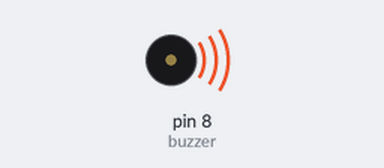
The sketch below on a simulated Arduino Uno, built with avr-gcc and run on an emulated ATmega328P. Parts: buzzer (waves = sounding).

Above: at 0.1 s.
At 5.1 s:
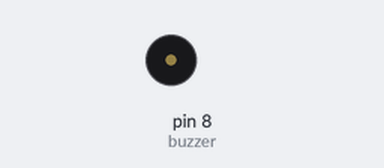
Timing chart, 0 to 6.6 s (numbered marks = the images above):
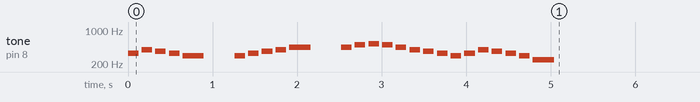

The sketch:

Metallica.ino
```cpp
/*
====================================================

Metallica - Nothing Else Matters (Intro)

Gerekli Malzemeler:
| Malzeme          | Adet | Açıklama            |
|------------------|------|---------------------|
| Arduino Uno/Nano | 1    | Mikrodenetleyici    |
| Piezo Buzzer     | 1    | Pasif önerilir      |
| Jumper Kablo     | 2    | Bağlantı için       |
| Breadboard       | 1    | Devre kurmak için   |

🔌 Bağlantılar:
| Buzzer Ucu      | Arduino Pini |
|-----------------|---------------|
| + (Uzun bacak)  | 8             |
| - (Kısa bacak)  | GND           |

====================================================
*/

#define NOTE_B3 247
#define NOTE_C4 262
#define NOTE_D4 294
#define NOTE_E4 330
#define NOTE_F4 349
#define NOTE_FS4 370
#define NOTE_G4 392
#define NOTE_A4 440
#define NOTE_AS4 466
#define NOTE_B4 494
#define NOTE_C5 523
#define NOTE_D5 587
#define NOTE_E5 659
#define NOTE_FS5 740
#define NOTE_G5 784
#define REST 0

int buzzer = 8;

// 🎸 Nothing Else Matters - Giriş Solosu (yaklaşık versiyon)
int melody[] = {
  NOTE_E4, NOTE_G4, NOTE_FS4, NOTE_E4, NOTE_D4, REST,
  NOTE_D4, NOTE_E4, NOTE_FS4, NOTE_G4, NOTE_A4, REST,
  NOTE_A4, NOTE_B4, NOTE_C5, NOTE_B4, NOTE_A4, NOTE_G4,
  NOTE_FS4, NOTE_E4, NOTE_D4, NOTE_E4, NOTE_G4, NOTE_FS4,
  NOTE_E4, NOTE_D4, NOTE_B3, REST
};

// nota süreleri (4 = çeyrek, 8 = sekizlik)
int noteDurations[] = {
  8,8,8,8,4,8,
  8,8,8,8,4,8,
  8,8,8,8,8,8,
  8,8,8,8,8,8,
  8,8,4,4
};

void setup() {
  for (int thisNote = 0; thisNote < 28; thisNote++) {
    int duration = 1000 / noteDurations[thisNote];
    int note = melody[thisNote];
    if (note == REST) {
      delay(duration);
    } else {
      tone(buzzer, note, duration);
    }
    delay(duration * 1.3);
    noTone(buzzer);
  }
}

void loop() {
  // Giriş solosu bir kez çalacak.
}
```
